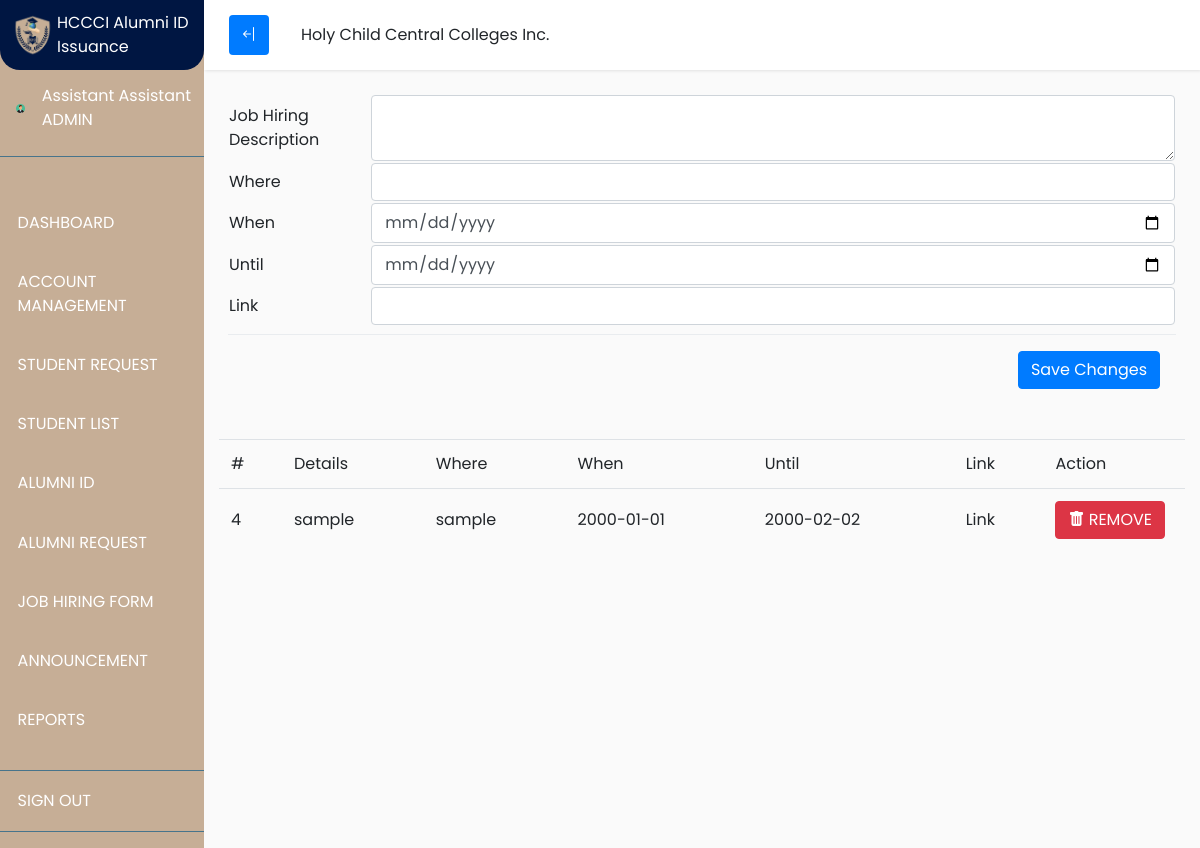
Page /Director/jobHiring.php (signed in) on the earlier database version.
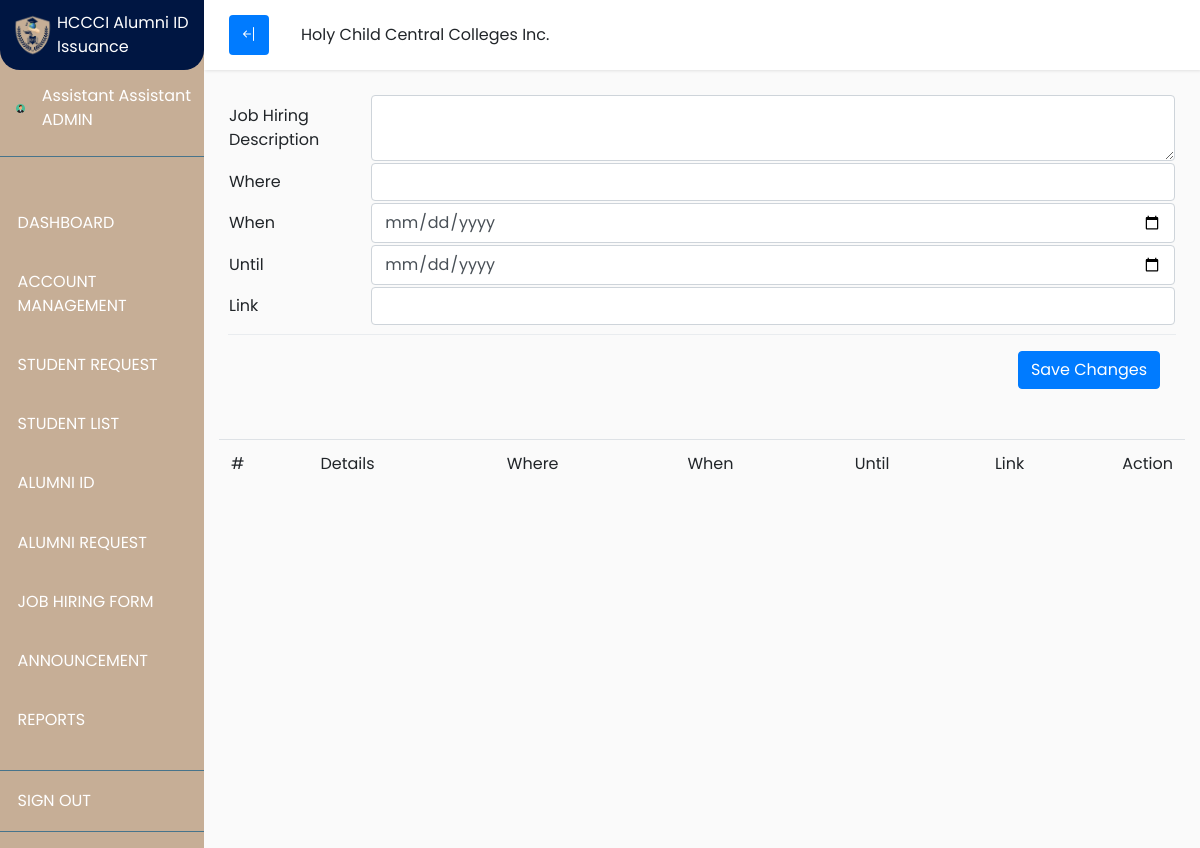
Same page on the later database version.
### tables this page shows
CREATE TABLE `jobhiringdb` (
  `jobID` int(11) NOT NULL,
  `jobHiringDescirption` varchar(100) NOT NULL,
  `jobWhen` date NOT NULL,
  `jobWhere` varchar(100) NOT NULL,
  `jobUntil` date NOT NULL,
  `jobDate` date NOT NULL,
  `jobLink` varchar(100) NOT NULL,
  `jobStatus` varchar(100) NOT NULL
);

### Director/jobHiring.php (the view, shortened to what the changed rows need)
<?php
include('../session.php');
$query ="SELECT * FROM jobhiringdb WHERE jobStatus = 'ACTIVE'";
$result = mysqli_query($conn, $query);
?>
<!DOCTYPE html>
<html>
<head>
    <link rel="stylesheet" href="https://cdn.jsdelivr.net/npm/bootstrap-icons@1.9.1/font/bootstrap-icons.css">
    <link rel="stylesheet" href="https://maxcdn.bootstrapcdn.com/bootstrap/4.0.0/css/bootstrap.min.css">
    <link rel="stylesheet" href="https://cdnjs.cloudflare.com/ajax/libs/font-awesome/5.13.0/css/all.min.css">
    <link rel="stylesheet" href="https://cdn.jsdelivr.net/npm/bootstrap-icons@1.9.1/font/bootstrap-icons.css">
    <link rel="stylesheet" type="text/css" href="css/navigator.css">
    <link rel="stylesheet" href="https://cdn.datatables.net/1.13.1/css/jquery.dataTables.min.css">
</head>
<body>
<div class="wrapper">
            <div id="content" style="width:100%;">
                <div class="container-fluid d-inline-flex">
                    <div class="table-responsive" style="margin-top:10px;">
                        <table id="employee_data" class="table table-fluid" width="100%">
                            <thead>
                                <tr>
                                    <td>#</td>
                                    <td>Details</td>
                                    <td>Where</td>
                                    <td>When</td>
                                    <td>Until</td>
                                    <td>Link</td>
                                    <td width="7%">Action</td>
                                </tr>
                            </thead>
                            <?php
                            while($row = mysqli_fetch_array($result))
                                {
                                    echo "<tr>";
                                        echo "<td class='align-middle'>"; echo $row["jobID"]; echo "</td>";
                                        echo "<td class='align-middle'>"; echo $row["jobHiringDescirption"]; echo "</td>";
                                        echo "<td class='align-middle'>"; echo $row["jobWhere"]; echo "</td>";
                                        echo "<td class='align-middle'>"; echo $row["jobWhen"]; echo "</td>";
                                        echo "<td class='align-middle'>"; echo $row["jobUntil"]; echo "</td>";
                                        echo "<td class='align-middle'><a href = '"; echo $row["jobLink"]; echo "' target = '_blank'>Link</td>";
                                        echo "<td class='align-middle'><a href='remJobHiring.php?studentNumber=$row[jobID]'><button class='btn btn-danger mr-2'><i class='bi bi-trash-fill'></i>  REMOVE</button></a>";"</td>";
                                    echo "</tr>";
                                }
                            ?>
                        </table>
                    </div>
                </div>
            </div>
        </div>
</body>
</html>

Differences in the rows shown:
removed jobhiringdb: jobID "4", jobHiringDescirption "sample", jobWhere "sample", jobWhen "2000-01-01", jobUntil "2000-02-02"
